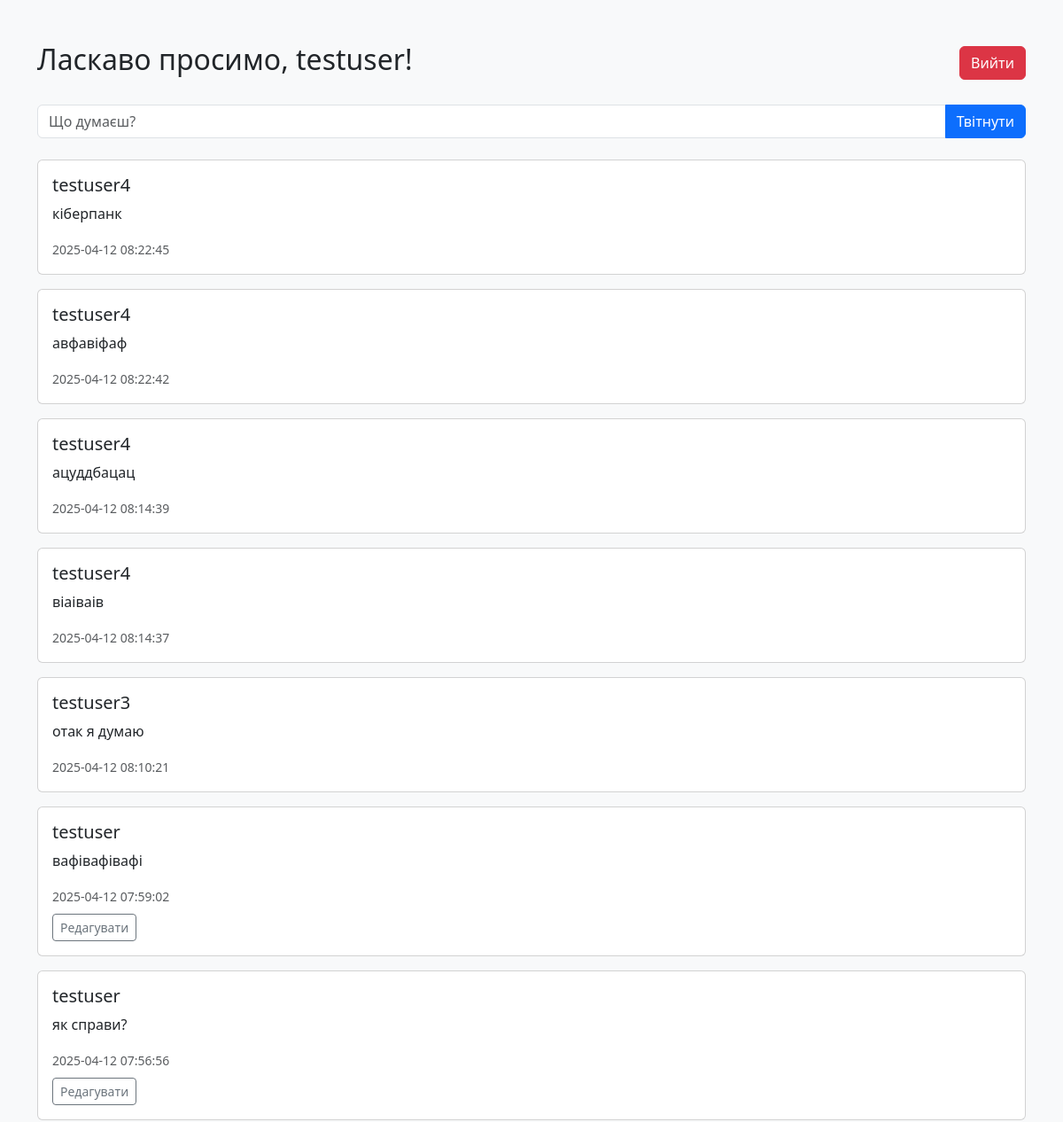
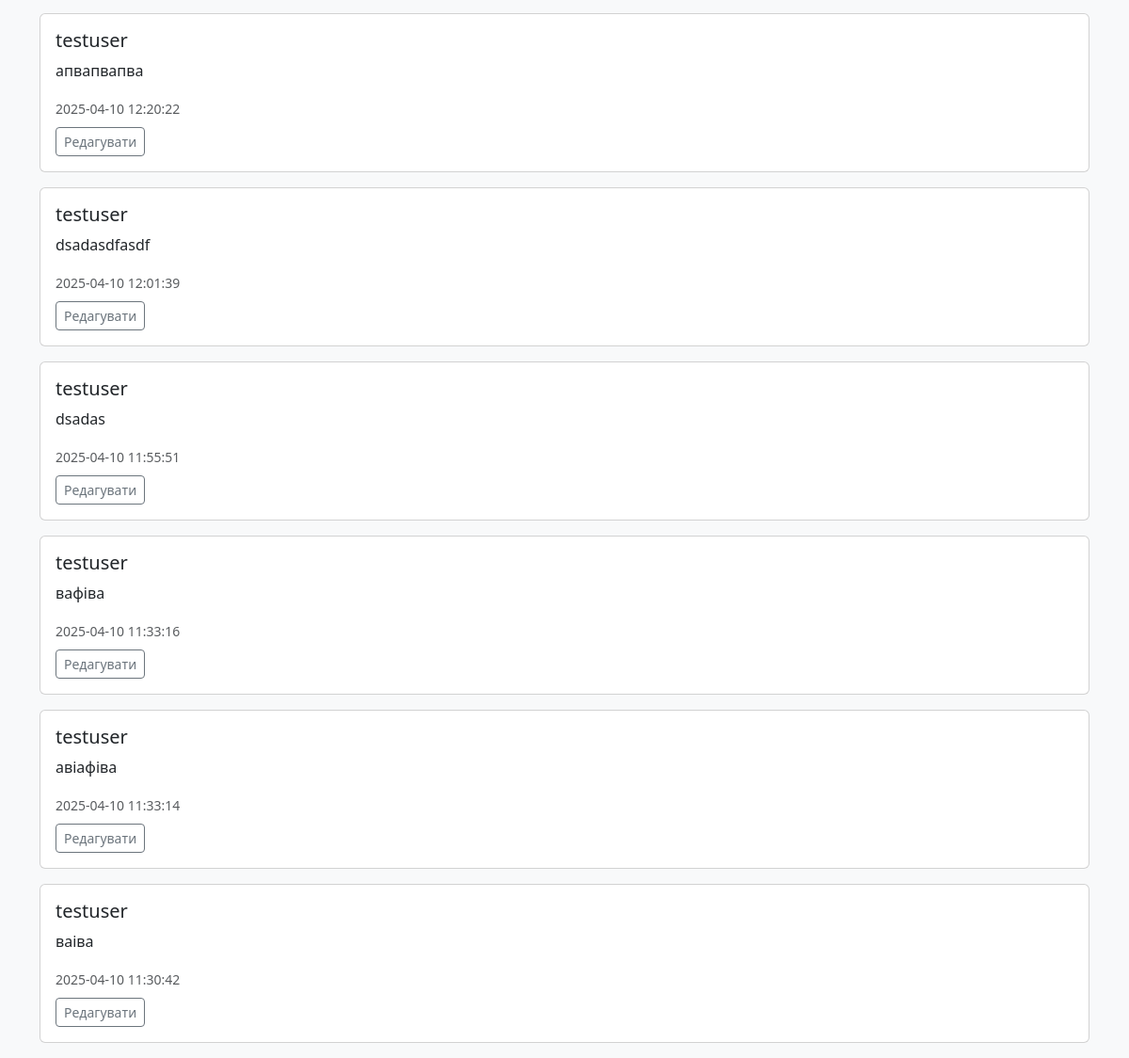
Page /index.php (signed in) on the committed database (2 pictures, top to bottom).
### tables this page shows
CREATE TABLE `tweets` (
  `id` int(11) NOT NULL,
  `user_id` int(11) DEFAULT NULL,
  `content` text NOT NULL,
  `created_at` timestamp NOT NULL DEFAULT current_timestamp()
);

CREATE TABLE `users` (
  `id` int(11) NOT NULL,
  `username` varchar(255) NOT NULL,
  `password` varchar(255) NOT NULL,
  `avatar` varchar(255) DEFAULT NULL
);

### index.php (the view, shortened to what this page needs)
<?php
require 'db.php';
$stmt = $pdo->query("
    SELECT tweets.id, tweets.content, tweets.user_id, tweets.created_at, users.username
    FROM tweets
    JOIN users ON tweets.user_id = users.id
    ORDER BY tweets.created_at DESC
");
$tweets = $stmt->fetchAll(PDO::FETCH_ASSOC);
?>
<!DOCTYPE html>
<html lang="uk">
<head>
    <link href="https://cdn.jsdelivr.net/npm/bootstrap@5.3.0/dist/css/bootstrap.min.css" rel="stylesheet">
</head>
<body class="bg-light">
    <div class="container mt-5">
        <div class="d-flex justify-content-between align-items-center mb-4">
            <h2>Ласкаво просимо, <?= htmlspecialchars($_SESSION['username']) ?>!</h2>
            <a href="logout.php" class="btn btn-danger">Вийти</a>
        </div>
        <form action="tweet_create.php" method="POST" class="mb-4">
            <div class="input-group">
                <input type="text" name="content" class="form-control" placeholder="Що думаєш?" required>
                <button class="btn btn-primary">Твітнути</button>
            </div>
        </form>
        <?php foreach ($tweets as $tweet): ?>
            <div class="card mb-3">
                <div class="card-body">
                    <h5 class="card-title"><?= htmlspecialchars($tweet['username']) ?></h5>
                    <p class="card-text"><?= htmlspecialchars($tweet['content']) ?></p>
                    <small class="text-muted"><?= $tweet['created_at'] ?></small>
                    <?php if ($tweet['user_id'] == $_SESSION['user_id']): ?>
                        <div class="mt-2">
                            <a href="edit_tweet.php?id=<?= $tweet['id'] ?>" class="btn btn-sm btn-outline-secondary">Редагувати</a>
                        </div>
                    <?php endif; ?>
                </div>
            </div>
        <?php endforeach; ?>
    </div>
</body>
</html>

### rows in the picture
tweets: user.username "testuser4", content "кіберпанк", created_at "2025-04-12 08:22:45"
tweets: user.username "testuser4", content "авфавіфаф", created_at "2025-04-12 08:22:42"
tweets: user.username "testuser4", content "ацуддбацац", created_at "2025-04-12 08:14:39"
tweets: user.username "testuser4", content "віаіваів", created_at "2025-04-12 08:14:37"
tweets: user.username "testuser3", content "отак я думаю", created_at "2025-04-12 08:10:21"
tweets: user.username "testuser", content "вафівафівафі", created_at "2025-04-12 07:59:02"
tweets: user.username "testuser", content "як справи?", created_at "2025-04-12 07:56:56"
tweets: user.username "testuser", content "апвапвапва", created_at "2025-04-10 12:20:22"
tweets: user.username "testuser", content "dsadasdfasdf", created_at "2025-04-10 12:01:39"
tweets: user.username "testuser", content "dsadas", created_at "2025-04-10 11:55:51"
tweets: user.username "testuser", content "вафіва", created_at "2025-04-10 11:33:16"
tweets: user.username "testuser", content "авіафіва", created_at "2025-04-10 11:33:14"
tweets: user.username "testuser", content "ваіва", created_at "2025-04-10 11:30:42"

### other values in the picture
$_SESSION['username'] "testuser"
